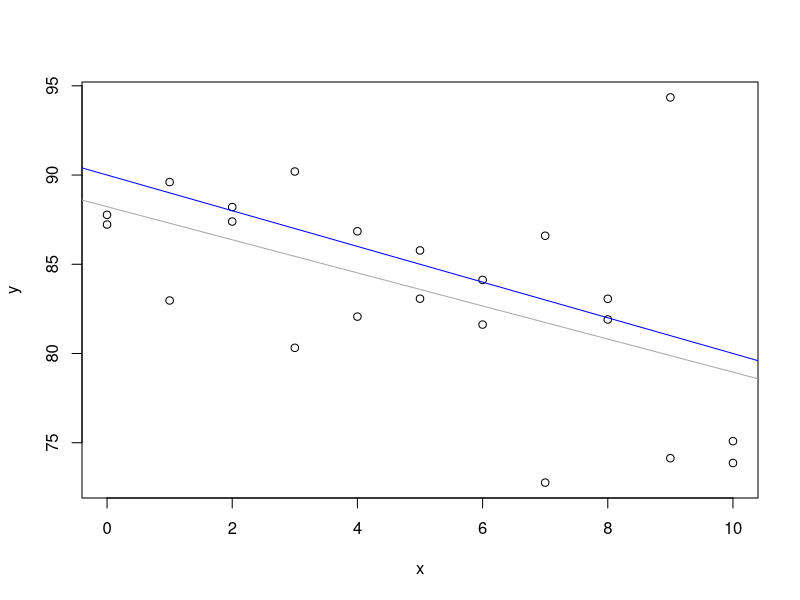
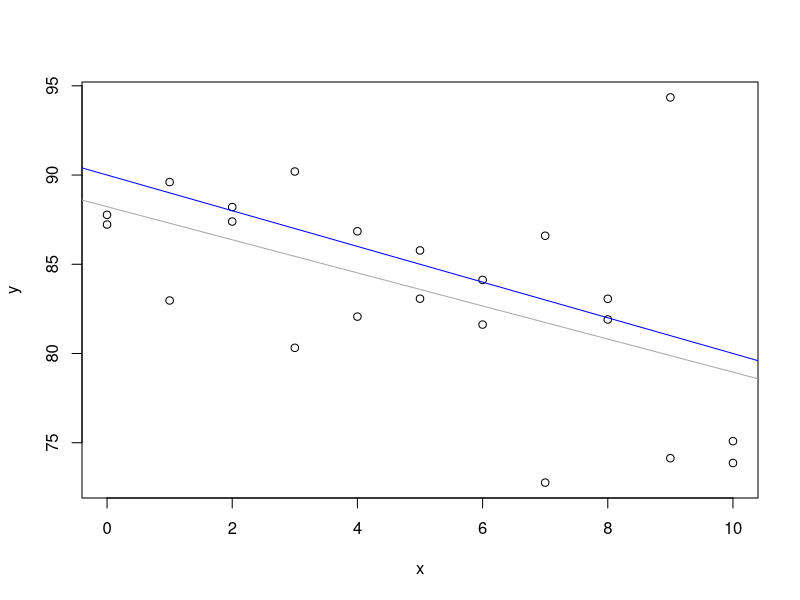
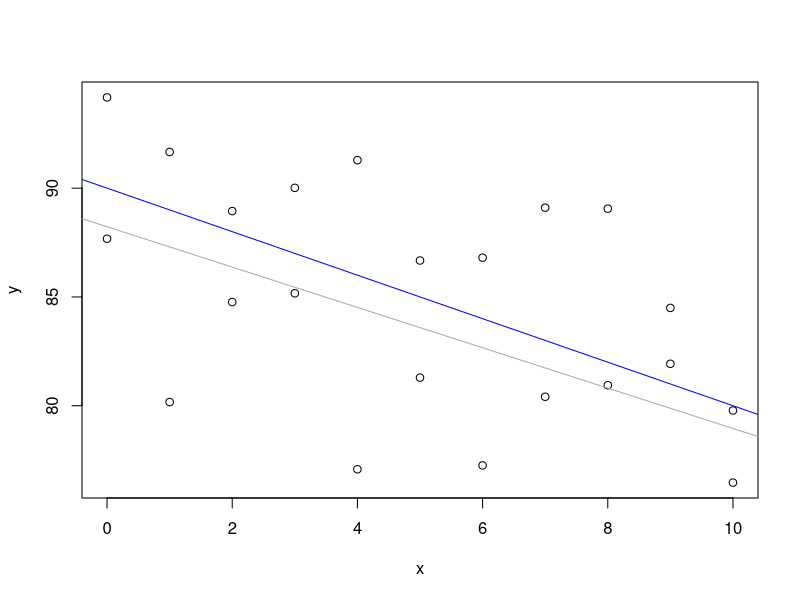
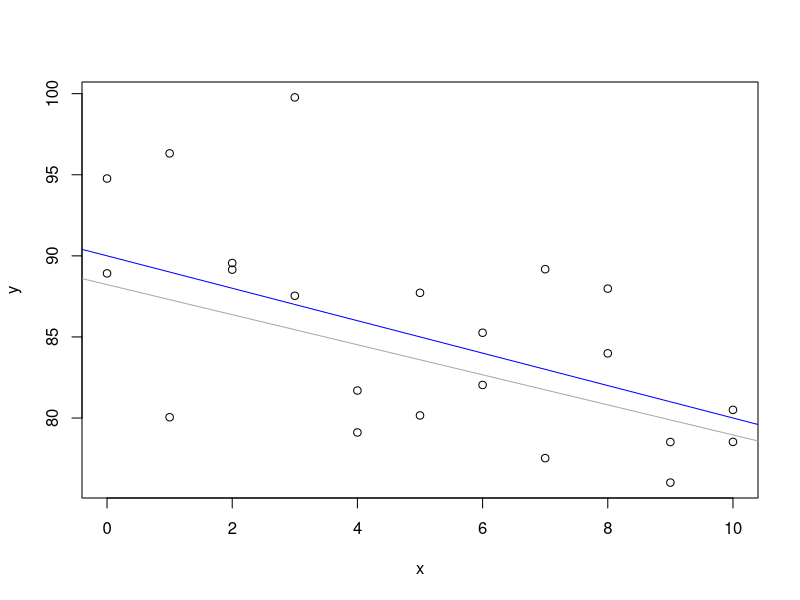
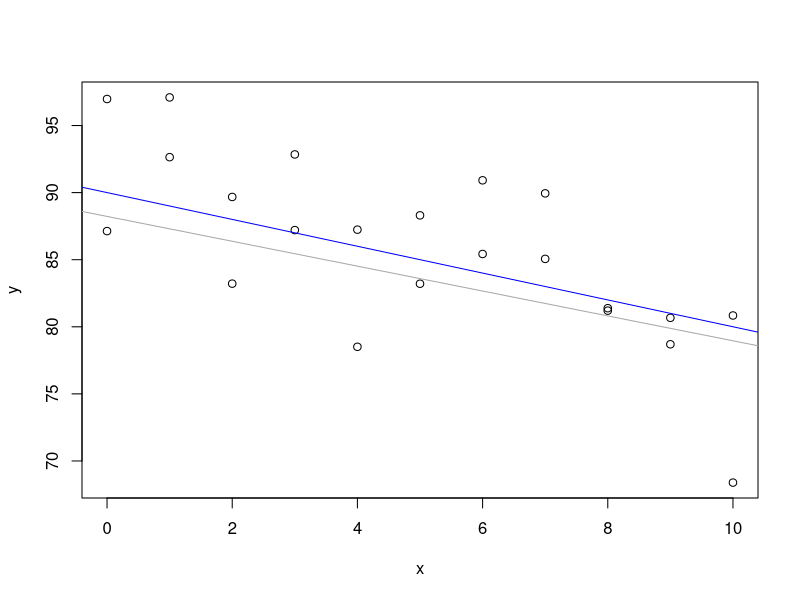
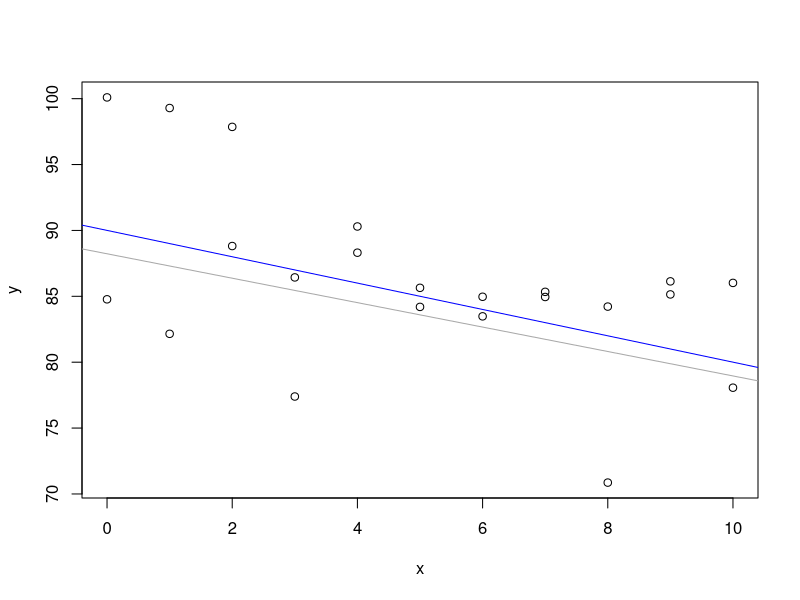
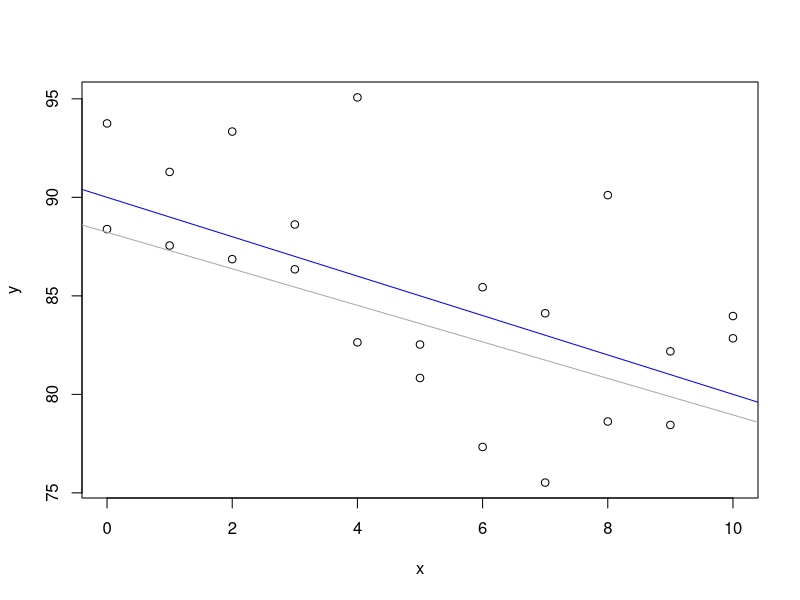
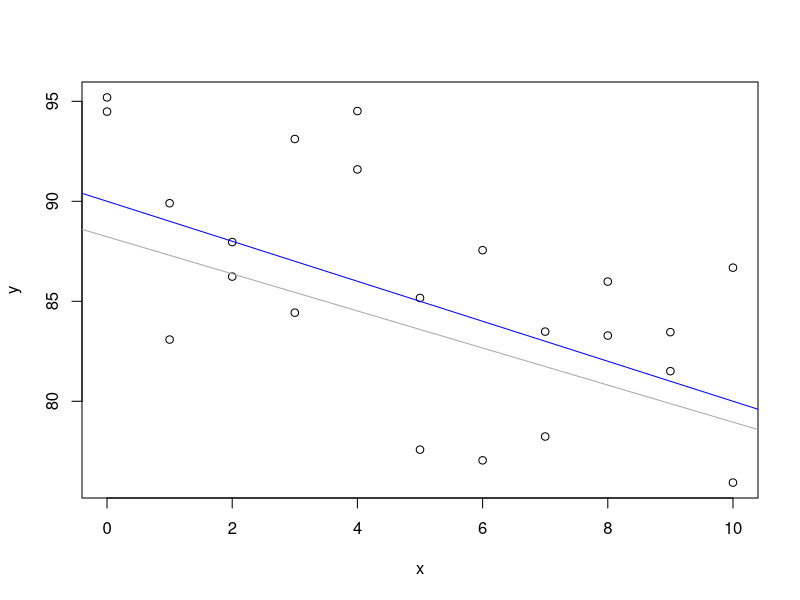

Source code (R) for these figures, in order: (Note: a time limit stopped this script after it produced the figures.)
#Question 1a

set.seed(1000)

#Population Line
w = rep(0:10, 2)
z = 90 - w

popsigma <- var(z)

popmod <- lm(z~w)

#Sample Line
x = rep(0:10, 2)
y = 90 - x + rnorm(22, 0, 5)

mymod <- lm(y~x)

plot(x, y)
abline(a = 90, b = -1, col = "blue")
abline(a = mymod$coefficients[1], b = mymod$coefficients[2], col = "darkgray")

#Question 1b

confinterval <- confint(mymod, level = 0.95)
confinterval

#Question 2a

set.seed(1000)

n <- 10000
slope <- as.vector(matrix(data=0,nrow=n,ncol=1))
intercept <- as.vector(matrix(data=0,nrow=n,ncol=1))
mse <- as.vector(matrix(data=0,nrow=n,ncol=1))
rho <- as.vector(matrix(data=0,nrow=1,ncol=1))

for (i in 1:n){
  x = rep(0:10, 2)
  y = 90 - x + rnorm(22, 0, 5)
  model <- lm(y~x)
  slope[i] <- model$coefficients[2]
  intercept[i] <- model$coefficients[1]
  mse[i] <- sum((model$residuals)**2) / (20)
  rho[i] <- slope[i] * (sd(x) / sd(y))
  
  plot(x,y)
  abline(a = 90, b = -1, col = "blue")
  abline(a = mymod$coefficients[1], b = mymod$coefficients[2], col = "darkgray")
}

#Question 2b
x2 <- seq(min(intercept), max(intercept), length = 100)
theoreticalsdb0 <- mean(mse) * sqrt(1/20 + mean(x)**2 / sum((x - mean(x))**2))
fun <- dnorm(x2, mean = mean(intercept), sd = sd(intercept))

hist(intercept, nclass = 100, prob = TRUE)
lines(x2, fun, col = "blue")

mean(intercept)

#Question 2c
theoreticalsdb1 <- mean(mse) / sum((x - mean(x))**2)

x2 <- seq(min(slope), max(slope), length = 100)
fun <- dnorm(x2, mean = mean(slope), sd = sd(slope))

hist(slope, nclass = 100, prob = TRUE)
lines(x2, fun, col = "blue")

mean(slope)

#Question 2d
hist(rho, nclass = 100)

#Question 2e
hist(mse, nclass = 100)

mean(mse)

#Question 2f
u = 20 * mse / popsigma
dom <- seq(min(u), max(u), length = 1000)
fun <- dchisq(dom, df = 47)

hist(u, nclass = 100, freq = FALSE)
lines(dom, fun, col = "blue")

mean(u)
var(u)
